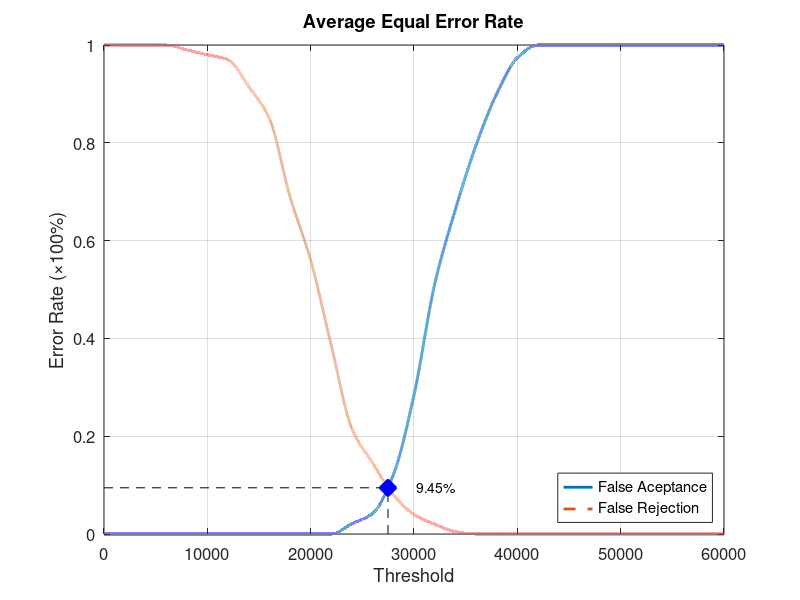
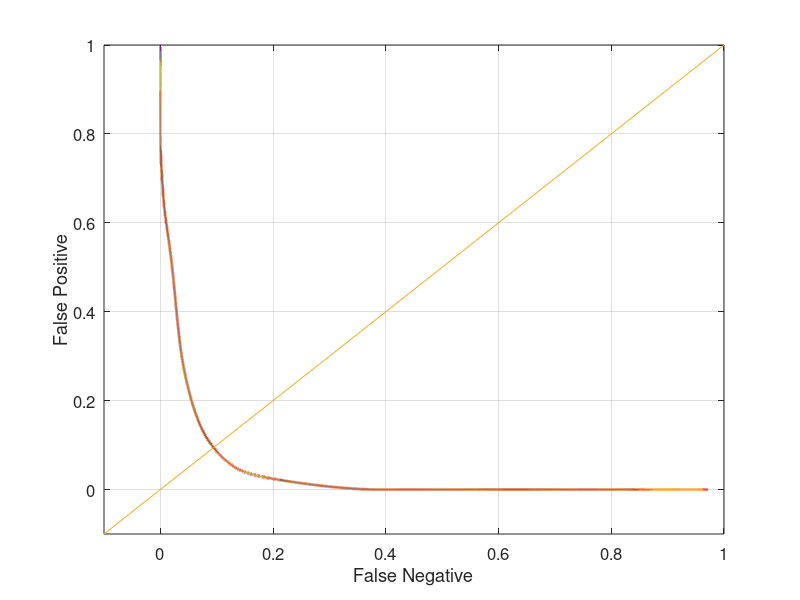

Reproduce these figures in MATLAB, in order.
function yEER = Database3_1
close all;
clear;
clc;
x = 0:2000:60000;
xq = 0:0.5:60000;

y0 = [0 0 0 0 0 0 0 0 0 0 0 0 0.0210526 0.0421053 0.121053 0.284211 0.510526 0.663158 0.794737 0.9 0.973684 1 1 1 1 1 1 1 1 1 1];
yy0 = interp1(x, y0, xq, 'pchip');
y1 = [1 1 1 1 0.99 0.98 0.97 0.915 0.85 0.69 0.56 0.385 0.215 0.145 0.08 0.04 0.02 0.005 0 0 0 0 0 0 0 0 0 0 0 0 0];
yy1 = interp1(x, y1, xq, 'pchip');

% Calculating EER: 
y2 = abs(y0 - y1);
find(y2 == min(y2))
yy2 = abs(yy0 - yy1);
xEER = find(yy2 == min(yy2));
xEERIndex = xq(xEER) % X-axis EER
yEER = yy0(xEER) % Y-axis EER

main = figure
plot(xq, yy0,'-','LineWidth', 2);	hold on
plot(xq, yy1,'--','LineWidth', 2);	hold on
plot([xEERIndex xEERIndex], [0 yEER], 'k--');	hold on
plot([0 xEERIndex], [yEER yEER], 'k--');	hold on
plot(xEERIndex, yEER, 'bx', 'LineWidth', 10);	hold on
text(xEERIndex + 10 * xEERIndex / 100, yEER, [num2str(round((10000 * yEER)) / 100) '%'])
legend('False Aceptance', 'False Rejection', 'Location', 'SouthEast')
xlabel('Threshold')
ylabel('Error Rate (\times100%)')
title('Average Equal Error Rate')
set(gca, 'FontSize', 12)
axis([0 60000 0 1])
grid on

print(main, 'Database3_1Main', '-dpng');
FNRxFPR = figure('Color', [1 1 1]);
plot(yy1, yy0, '-', yy1, yy0, 'LineWidth', 2);
hold on
y = -0.1:0.1:1
plot(y, y); 
set(gca, 'FontSize', 12)
xlabel('False Negative')
ylabel('False Positive')
axis([-0.1 1 -0.1 1])
set(gca, 'FontSize', 12)
grid on

print(FNRxFPR, 'Database3_1FNRxFPR','-dpng');
end
